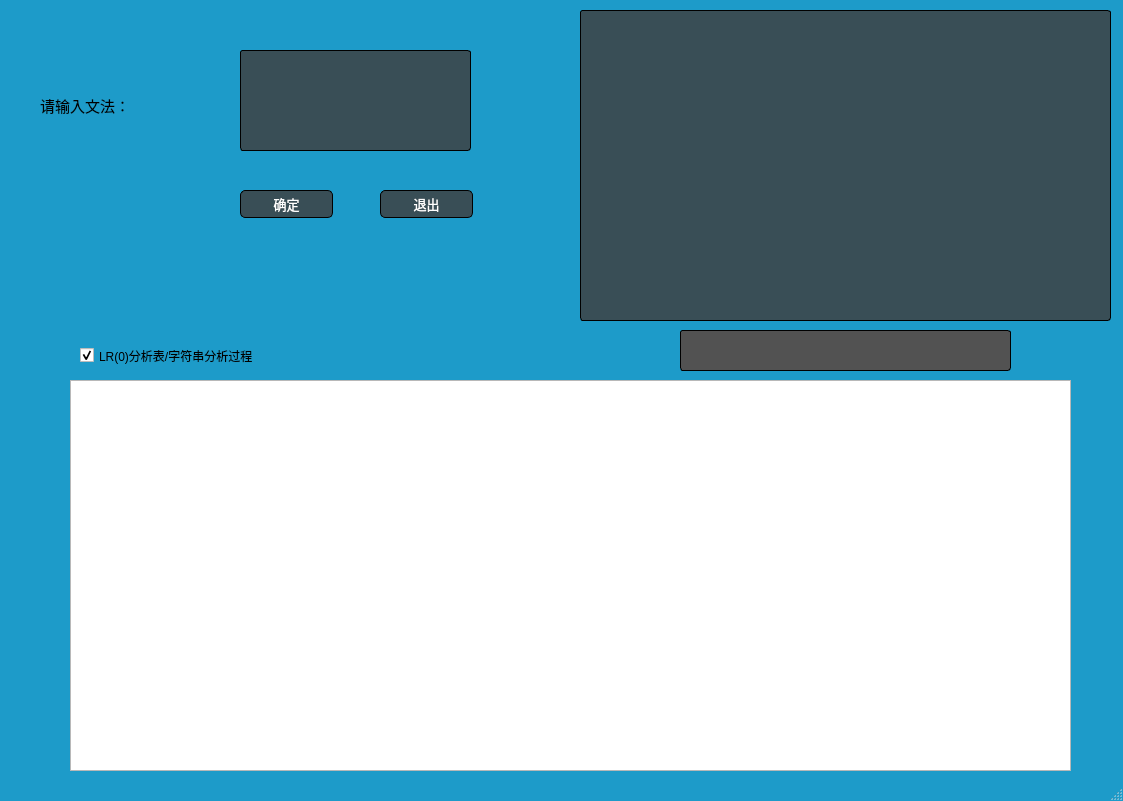
<?xml version="1.0" encoding="UTF-8"?>
<ui version="4.0">
 <class>QMainWindow</class>
 <widget class="QMainWindow" name="QMainWindow">
  <property name="geometry">
   <rect>
    <x>0</x>
    <y>0</y>
    <width>1123</width>
    <height>801</height>
   </rect>
  </property>
  <property name="windowTitle">
   <string>LR(0)语法分析器</string>
  </property>
  <property name="styleSheet">
   <string notr="true">QMainWindow{
	background:#1D9BC9;
}
</string>
  </property>
  <widget class="QWidget" name="centralwidget">
   <widget class="QPushButton" name="pushButton">
    <property name="geometry">
     <rect>
      <x>240</x>
      <y>190</y>
      <width>93</width>
      <height>28</height>
     </rect>
    </property>
    <property name="styleSheet">
     <string notr="true">QPushButton {
	border: 1px solid; /* QPushButton边框的宽度、样式和颜色 */
	border-radius: 5px; /* 边框圆角 */
	background-color: #394E56; /* 背景颜色 */
	color: white; /* 文本颜色 */
	font-size: 10pt; /* 文本字体大小 */
}
 
QPushButton:hover {	/* 鼠标悬浮在QPushButton上时的状态 */
	background-color: #444444;
	color: white;
}
 
QPushButton:pressed { /* 鼠标按压在QPushButton上时的状态 */
	background-color: #525252;
}
</string>
    </property>
    <property name="text">
     <string>确定</string>
    </property>
   </widget>
   <widget class="QLabel" name="label">
    <property name="geometry">
     <rect>
      <x>40</x>
      <y>90</y>
      <width>201</width>
      <height>31</height>
     </rect>
    </property>
    <property name="font">
     <font>
      <pointsize>11</pointsize>
     </font>
    </property>
    <property name="text">
     <string>请输入文法：</string>
    </property>
   </widget>
   <widget class="QTextEdit" name="textEdit">
    <property name="geometry">
     <rect>
      <x>240</x>
      <y>50</y>
      <width>231</width>
      <height>101</height>
     </rect>
    </property>
    <property name="mouseTracking">
     <bool>false</bool>
    </property>
    <property name="styleSheet">
     <string notr="true">QTextEdit {
	border: 1px solid;
	border-radius: 3px; /* 边框圆角 */
	background-color: #394E56; /* 背景颜色 */
	color: white; /* 文本颜色 */
	font-size: 10pt; /* 文本字体大小 */
}
</string>
    </property>
   </widget>
   <widget class="QPushButton" name="pushButton_2">
    <property name="geometry">
     <rect>
      <x>380</x>
      <y>190</y>
      <width>93</width>
      <height>28</height>
     </rect>
    </property>
    <property name="styleSheet">
     <string notr="true">QPushButton {
	border: 1px solid; /* QPushButton边框的宽度、样式和颜色 */
	border-radius: 5px; /* 边框圆角 */
	background-color: #394E56; /* 背景颜色 */
	color: white; /* 文本颜色 */
	font-size: 10pt; /* 文本字体大小 */
}
 
QPushButton:hover {	/* 鼠标悬浮在QPushButton上时的状态 */
	background-color: #444444;
	color: white;
}
 
QPushButton:pressed { /* 鼠标按压在QPushButton上时的状态 */
	background-color: #525252;
}
</string>
    </property>
    <property name="text">
     <string>退出</string>
    </property>
   </widget>
   <widget class="QTextEdit" name="textEdit_2">
    <property name="enabled">
     <bool>true</bool>
    </property>
    <property name="geometry">
     <rect>
      <x>580</x>
      <y>10</y>
      <width>531</width>
      <height>311</height>
     </rect>
    </property>
    <property name="styleSheet">
     <string notr="true">QTextEdit {
	border: 1px solid;
	border-radius: 3px; /* 边框圆角 */
	background-color: #394E56; /* 背景颜色 */
	color: white; /* 文本颜色 */
	font-size: 10pt; /* 文本字体大小 */
}
</string>
    </property>
    <property name="readOnly">
     <bool>true</bool>
    </property>
   </widget>
   <widget class="QTableView" name="tableView">
    <property name="enabled">
     <bool>true</bool>
    </property>
    <property name="geometry">
     <rect>
      <x>70</x>
      <y>380</y>
      <width>1001</width>
      <height>391</height>
     </rect>
    </property>
    <property name="styleSheet">
     <string notr="true">QTableWidget{
color:#DCDCDC;
background:#1D9BC9;
border:1px solid #1D9BC9;
alternate-background-color:#1D9BC9;
gridline-color:#1D9BC9;
}

QTableWidget::item:selected{
color:#1D9BC9;
background:qlineargradient(spread:pad,x1:0,y1:0,x2:0,y2:1,stop:0 #1D9BC9,stop:1 #1D9BC9);
}

QHeaderView::section{
text-align:center;
background:#1D9BC9;
padding:3px;
margin:0px;
color:#DCDCDC;
border:1px solid #1D9BC9;
border-left-width:0;
}
 
QScrollBar:vertical{
background:#1D9BC9;
padding:0px;
border-radius:6px;
max-width:12px;
}
 
 
QScrollBar::handle:vertical{
background:#1D9BC9;
}
 
QScrollBar::handle:hover:vertical,QScrollBar::handle:pressed:vertical{
background:#1D9BC9;
}
QScrollBar::sub-page:vertical{
background:#1D9BC9;
}
 
 
QScrollBar::add-page:vertical{
background:#1D9BC9;
}
 
QScrollBar::add-line:vertical{
background:none;
}
QScrollBar::sub-line:vertical{
background:none;
}
</string>
    </property>
   </widget>
   <widget class="QCheckBox" name="checkBox">
    <property name="geometry">
     <rect>
      <x>80</x>
      <y>340</y>
      <width>241</width>
      <height>31</height>
     </rect>
    </property>
    <property name="text">
     <string>LR(0)分析表/字符串分析过程</string>
    </property>
    <property name="checked">
     <bool>true</bool>
    </property>
   </widget>
   <widget class="QTableView" name="tableView_2">
    <property name="geometry">
     <rect>
      <x>70</x>
      <y>380</y>
      <width>1001</width>
      <height>391</height>
     </rect>
    </property>
    <property name="styleSheet">
     <string notr="true">QTableWidget{
color:#DCDCDC;
background:#1D9BC9;
border:1px solid #1D9BC9;
alternate-background-color:#1D9BC9;
gridline-color:#1D9BC9;
}

QTableWidget::item:selected{
color:#1D9BC9;
background:qlineargradient(spread:pad,x1:0,y1:0,x2:0,y2:1,stop:0 #1D9BC9,stop:1 #1D9BC9);
}

QHeaderView::section{
text-align:center;
background:#1D9BC9;
padding:3px;
margin:0px;
color:#DCDCDC;
border:1px solid #1D9BC9;
border-left-width:0;
}
 
QScrollBar:vertical{
background:#1D9BC9;
padding:0px;
border-radius:6px;
max-width:12px;
}
 
 
QScrollBar::handle:vertical{
background:#1D9BC9;
}
 
QScrollBar::handle:hover:vertical,QScrollBar::handle:pressed:vertical{
background:#1D9BC9;
}
QScrollBar::sub-page:vertical{
background:#1D9BC9;
}
 
 
QScrollBar::add-page:vertical{
background:#1D9BC9;
}
 
QScrollBar::add-line:vertical{
background:none;
}
QScrollBar::sub-line:vertical{
background:none;
}
</string>
    </property>
   </widget>
   <widget class="QTextEdit" name="textEdit_3">
    <property name="enabled">
     <bool>false</bool>
    </property>
    <property name="geometry">
     <rect>
      <x>680</x>
      <y>330</y>
      <width>331</width>
      <height>41</height>
     </rect>
    </property>
    <property name="font">
     <font>
      <pointsize>10</pointsize>
     </font>
    </property>
    <property name="styleSheet">
     <string notr="true">QTextEdit {
	border: 1px solid;
	border-radius: 3px; /* 边框圆角 */
	background-color: #525252; /* 背景颜色 */
	color: white; /* 文本颜色 */
	font-size: 10pt; /* 文本字体大小 */
}
</string>
    </property>
   </widget>
   <zorder>tableView_2</zorder>
   <zorder>pushButton</zorder>
   <zorder>label</zorder>
   <zorder>textEdit</zorder>
   <zorder>pushButton_2</zorder>
   <zorder>textEdit_2</zorder>
   <zorder>checkBox</zorder>
   <zorder>tableView</zorder>
   <zorder>textEdit_3</zorder>
  </widget>
  <widget class="QStatusBar" name="statusbar"/>
 </widget>
 <resources/>
 <connections>
  <connection>
   <sender>pushButton_2</sender>
   <signal>clicked()</signal>
   <receiver>QMainWindow</receiver>
   <slot>close()</slot>
   <hints>
    <hint type="sourcelabel">
     <x>564</x>
     <y>464</y>
    </hint>
    <hint type="destinationlabel">
     <x>567</x>
     <y>524</y>
    </hint>
   </hints>
  </connection>
  <connection>
   <sender>checkBox</sender>
   <signal>toggled(bool)</signal>
   <receiver>tableView</receiver>
   <slot>setVisible(bool)</slot>
   <hints>
    <hint type="sourcelabel">
     <x>232</x>
     <y>356</y>
    </hint>
    <hint type="destinationlabel">
     <x>233</x>
     <y>399</y>
    </hint>
   </hints>
  </connection>
 </connections>
</ui>
